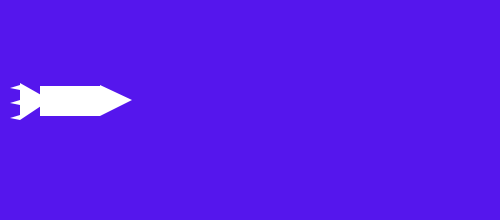
Frame 1 (no input)
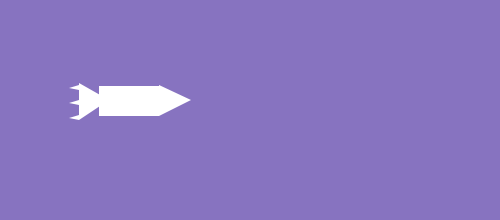
Frame 60 (the mouse pressed at the canvas centre just before this capture)
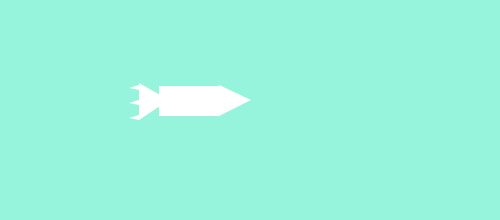
Frame 120 (the mouse held since frame 60 and released just before this capture)

The Processing sketch that drew these frames (run headless with seeded random() and noise(); from frame 60 on, the mouse is pressed at the canvas centre):

// Processing sketch: processing_167964
// ── processing_167964.pde

int q=20;
int w=20;
int e=50;
int r=40;
int t=100;
int y=100;
int i=132;
int o=20;
int p=10;
int a=20;
int s=20;
int d=10;
int f=20;
int g=20;
int h=10;
int j=20;
int k=#5516ED;
int l=#DE2449;



void setup()
{
  
  size (500,220);
  
  }
  
  void draw()
  {
    noStroke();
    background(k);
    k= (k+l);
    
    
    triangle(q,83,w,120,e,100);
    q= q+1;
    w= w+1;
    e= e+1;
    
    rect(r,86,60,30);
    r= r+1;
    
    
    triangle(t,85,y,116,i,100);
    t= t+1;
    y= y+1;
    i= i+1;
    
    triangle(o,85,p,88,a,90);
    o= o+1;
    p= p+1;
    a= a+1;
    triangle(s,100,d,103,f,105);
    s= s+1;
    d= d+1;
    f= f+1;
    triangle(g,115,h,118,j,120);
    g= g+1;
    h= h+1;
    j= j+1;





}
